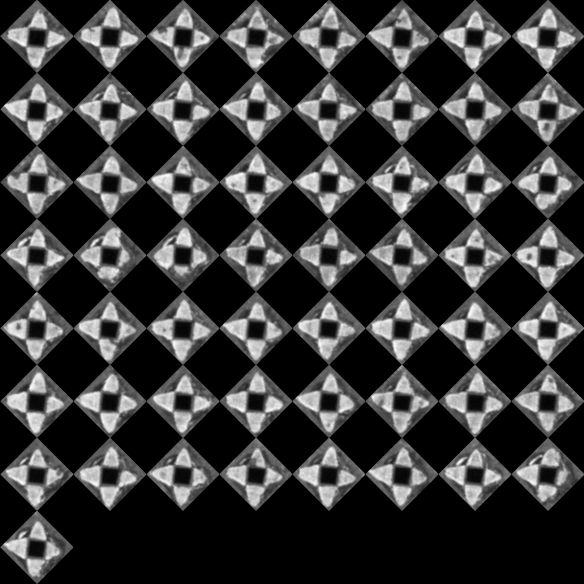
#> input picture Test/OK_merge.bmp, 584 x 584 px
$ python test_threshold.py
#> lines starting #> are read from the running program, lines starting #| are printed output that depends on the picture; after the words box and inside, x2 and y2 are one past the last pixel; in counts of white or black regions, pixels touching at a corner belong together
import cv2 as cv


def Threshold(threshold):
    retval, thre = cv.threshold(gray, threshold, 255, cv.THRESH_BINARY)
    cv.imshow('threshold_adjust', thre)


threshold = 0

img = cv.imread('OK_merge.bmp')
#> img is the input picture: shape (584, 584, 3); min 0, max 252, mean 54.7
gray = cv.cvtColor(img, cv.COLOR_BGR2GRAY)


cv.namedWindow('threshold_adjust')

cv.createTrackbar('Thre', 'threshold_adjust', threshold, 255, Threshold)

Threshold(0)  # initialization
#> in Threshold, `retval, thre = cv.threshold(gray, threshold, 255, cv.THRESH_BINARY)`:
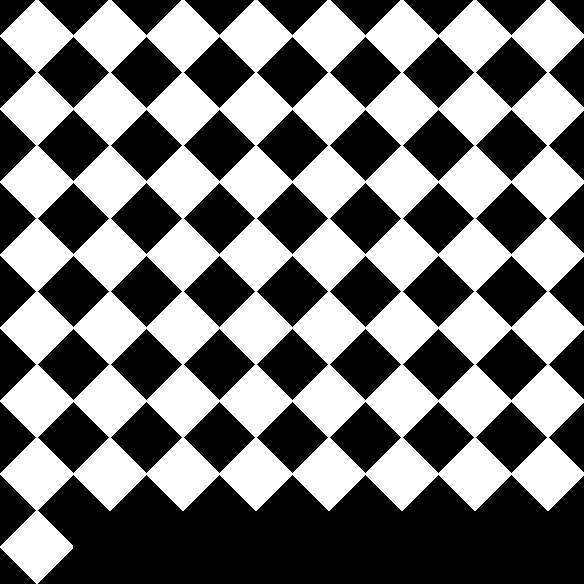
#> thre: shape (584, 584); 46.9% white; 1 white region, box (x1, y1, x2, y2) and area: (0, 0, 584, 584) 160056
#> in Threshold, `retval, thre = cv.threshold(gray, threshold, 255, cv.THRESH_BINARY)`: retval = 0

# cv.imshow('Original',img)

if cv.waitKey(0) == 27:
#> (key Esc is pressed here)
    cv.destroyAllWindows()
